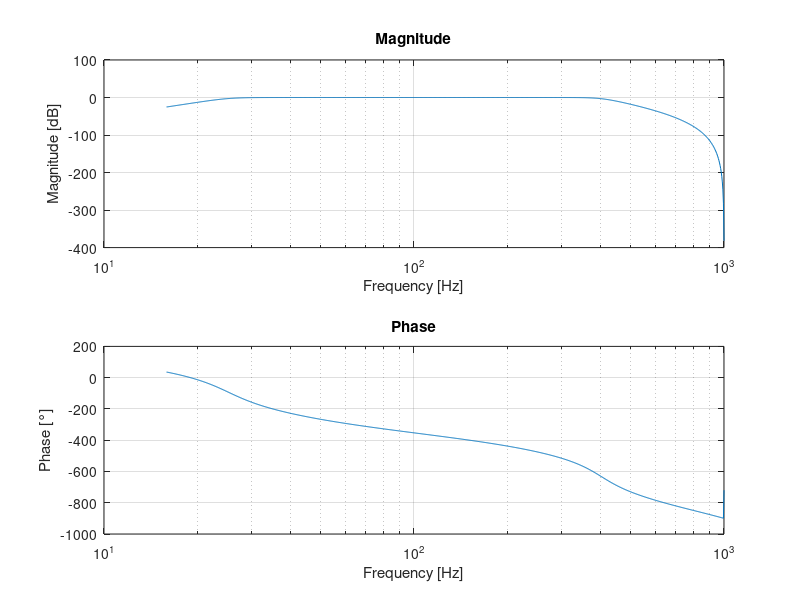

Write MATLAB code to recreate this figure. (Note: this script raises an error after producing the figure.)
clc
close all
clear


%sampling frequency
fs=2000;
% Parametri dei filtri
low_cutoff = 25;   % Frequenza di taglio bassa del filtro passa-banda
high_cutoff = 400; % Frequenza di taglio alta del filtro passa-banda


% Creazione del filtro passa-banda Butterworth (ordine 6)
[b_BP, a_BP] = butter(6, [low_cutoff, high_cutoff] / (fs / 2), 'bandpass');

% Convertiamo i coefficienti del filtro in oggetti di sistema per poter usare bode
sys_BP = tf(b_BP, a_BP, 1/fs); % Filtro passa banda Butterworth

% Plot del Bode per il filtro Butterworth con asse x in Hz
figure('Name', 'Bode Plot - Butterworth Bandpass Filter', 'NumberTitle', 'off');
[mag_BP, phase_BP, wout_BP] = bode(sys_BP);  % Ottenere dati Bode

% Convertire la frequenza da rad/s a Hz
freq_Hz_BP = wout_BP / (2 * pi);

% Grafico in Hz
subplot(2,1,1);
semilogx(freq_Hz_BP, squeeze(20*log10(mag_BP))); % Magnitude in dB
title('Magnitude');
xlabel('Frequency [Hz]');
ylabel('Magnitude [dB]');
grid on;

subplot(2,1,2);
semilogx(freq_Hz_BP, squeeze(phase_BP)); % Fase in gradi
title('Phase');
xlabel('Frequency [Hz]');
ylabel('Phase [°]');
grid on;
sgtitle('Butterworth Band-Pass Filter (25-400 Hz)')

%% notch 50 HZ

notch_freq = 50;  % Frequenza del disturbo (es. 50 Hz per il rumore della linea elettrica)
notch_bandwidth = 5;  % Larghezza di banda del filtro Notch (es. 5 Hz)


% Creazione del filtro Notch
[d_Notch, c_Notch] = iirnotch(notch_freq / (fs / 2), notch_bandwidth / (fs / 2));

% Convertiamo i coefficienti del filtro in oggetti di sistema per poter usare bode
sys_Notch = tf(d_Notch, c_Notch, 1/fs); % Filtro Notch


% Plot del Bode per il filtro Notch con asse x in Hz
figure('Name', 'Bode Plot - Notch Filter', 'NumberTitle', 'off');
[mag_Notch, phase_Notch, wout_Notch] = bode(sys_Notch);  % Ottenere dati Bode

% Convertire la frequenza da rad/s a Hz
freq_Hz_Notch = wout_Notch / (2 * pi);

% Grafico in Hz
subplot(2,1,1);
semilogx(freq_Hz_Notch, squeeze(20*log10(mag_Notch))); % Magnitudo in dB
title('Magnitude');
xlabel('Frequency [Hz]');
ylabel('Magnitude [dB]');
grid on;

subplot(2,1,2);
semilogx(freq_Hz_Notch, squeeze(phase_Notch)); % Fase in gradi
title('Phase');
xlabel('Frequency [Hz]');
ylabel('Phase [°]');
grid on;
sgtitle('Notch Filter (50 Hz, Bandwidth 5 Hz)')

%% notch 1.25 Hz
notch_freq = 1.25;  % Frequenza del disturbo (es. 50 Hz per il rumore della linea elettrica)
notch_bandwidth = 20;  % Larghezza di banda del filtro Notch (es. 5 Hz)


% Creazione del filtro Notch
[f_Notch, b_Notch] = iirnotch(notch_freq / (fs / 2), notch_bandwidth / (fs / 2));

% Convertiamo i coefficienti del filtro in oggetti di sistema per poter usare bode
sys_Notch = tf(f_Notch, b_Notch, 1/fs); % Filtro Notch


% Plot del Bode per il filtro Notch con asse x in Hz
figure('Name', 'Bode Plot - Notch Filter', 'NumberTitle', 'off');
[mag_Notch, phase_Notch, wout_Notch] = bode(sys_Notch);  % Ottenere dati Bode

% Convertire la frequenza da rad/s a Hz
freq_Hz_Notch = wout_Notch / (2 * pi);

% Grafico in Hz
subplot(2,1,1);
semilogx(freq_Hz_Notch, squeeze(20*log10(mag_Notch))); % Magnitudo in dB
title('Magnitude');
xlabel('Frequency [Hz]');
ylabel('Magnitude [dB]');
grid on;

subplot(2,1,2);
semilogx(freq_Hz_Notch, squeeze(phase_Notch)); % Fase in gradi
title('Phase');
xlabel('Frequency [Hz]');
ylabel('Phase [°]');
grid on;
sgtitle('Notch Filter (1.25 Hz, Bandwidth 20 Hz)')